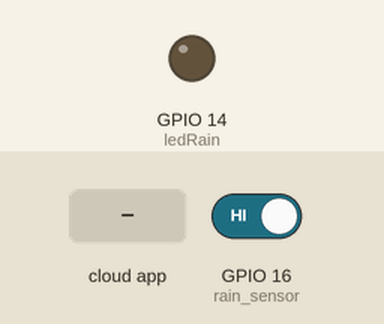
A sketch run on a simulated ESP8266 (NodeMCU). Shown: output pins drawn as LEDs (lit = HIGH). Inputs (shaded band) come from the test bench; at power-on: GPIO 16 (rain_sensor) HIGH. WiFi joins after 1.5 s; servers stay silent unless stated; the Firebase database answers and starts empty; what the sketch prints to the serial monitor is not drawn.

Above: at 2.7 s.
2.8 s: GPIO 16 (rain_sensor) driven LOW
At 5.2 s:
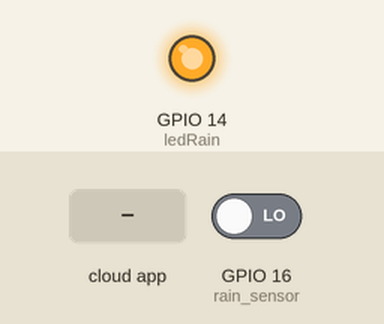
6.0 s: the phone or cloud app sets lv_dt to 1
11.3 s: the phone or cloud app sets gd_dt to 1
15.1 s: the phone or cloud app sets lv_dh to 1
20.4 s: the phone or cloud app sets gd_dp to 1
24.2 s: the phone or cloud app sets kc_dt to 1
Timing chart, 0 to 27.2 s (numbered marks = the images above; inputs shaded):
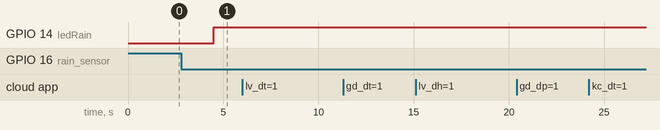

Measured:
- after the input at 2.8 s, GPIO 14 (ledRain): LOW → HIGH after 1.7 s
- after the input at 6.0 s, every drawn part: stays the same
- after the input at 11.3 s, every drawn part: stays the same
- after the input at 15.1 s, every drawn part: stays the same
- after the input at 20.4 s, every drawn part: stays the same
- after the input at 24.2 s, every drawn part: stays the same

The sketch:

esp8266.ino
```cpp
#include <ESP8266WiFi.h>
#include <FirebaseArduino.h>
#include <WiFiClient.h>
#include <ESP8266WebServer.h>

#define FIREBASE_HOST "smart-77c02.firebaseio.com" //Thay bằng địa chỉ firebase của bạn
#define FIREBASE_AUTH ""   //Không dùng xác thực nên không đổi
#define WIFI_SSID "Redmi"   //Thay wifi và mật khẩu
#define WIFI_PASSWORD "123123123"

ESP8266WebServer server(80);
int rain_sensor=16;
int ledRain=14;
void setMODE(){
  pinMode(rain_sensor,INPUT);
  pinMode(ledRain,OUTPUT);
}

void setup() {

  Serial.begin(9600);

  WiFi.begin(WIFI_SSID, WIFI_PASSWORD);

  Serial.print("connecting");

  while (WiFi.status() != WL_CONNECTED) {

    Serial.print(".");

    delay(500);

  }

  Serial.println();

  Serial.print("connected: ");

  Serial.println(WiFi.localIP());
  Firebase.begin(FIREBASE_HOST,FIREBASE_AUTH);
   setMODE();
}


int count_rain=0;
void loop() {
StaticJsonBuffer<200> jsonBuffer;
bool lv_dt=Firebase.getBool("lv_dt");
bool lv_dh=Firebase.getBool("lv_dh");

bool kc_dt=Firebase.getBool("kc_dt");
bool kc_vn=Firebase.getBool("kc_vn");

bool gd_dt=Firebase.getBool("gd_dt");
bool gd_dp=Firebase.getBool("gd_dp");

bool br_dt=Firebase.getBool("br_dt");

int lvdtPower=Firebase.getInt("lv00");
int lvdhPower=Firebase.getInt("lv01");
int kcdtPower=Firebase.getInt("kc00");
int gddtPower=Firebase.getInt("gd00");
int gddpPower=Firebase.getInt("gd01");
int brdtPower=Firebase.getInt("br00");

if(lv_dt){lvdtPower=lvdtPower+1;}
if(lv_dh){lvdhPower=lvdhPower+1;}
if(kc_dt){kcdtPower=kcdtPower+1;}
if(gd_dt){gddtPower=gddtPower+1;}
if(gd_dp){gddpPower=gddpPower+1;}
if(br_dt){brdtPower=brdtPower+1;}

Firebase.setInt("lv00",lvdtPower);Firebase.setInt("lv01",lvdhPower);
Firebase.setInt("kc00",kcdtPower);
Firebase.setInt("gd00",gddtPower);Firebase.setInt("gd01",gddpPower);
Firebase.setInt("br00",brdtPower);


//Serial.print(ld_dt);
JsonObject& root = jsonBuffer.createObject();
root["lv_dt"] = lv_dt;
root["lv_dh"] = lv_dh;

root["kc_dt"] = kc_dt;
root["kc_vn"] = kc_vn;

root["gd_dt"] = gd_dt;
root["gd_dp"] = gd_dp;

root["br_dt"] = br_dt;


Firebase.setBool("lr",digitalRead(rain_sensor));
bool isRain=digitalRead(rain_sensor);
if(!isRain)
{
  digitalWrite(ledRain,HIGH);
//  Serial.println("mưa");
//  count_rain++;
}
else{
  digitalWrite(ledRain,LOW);
//  Serial.println("0 mưa");
}


root.printTo(Serial);


//delay(2000);
}
```
